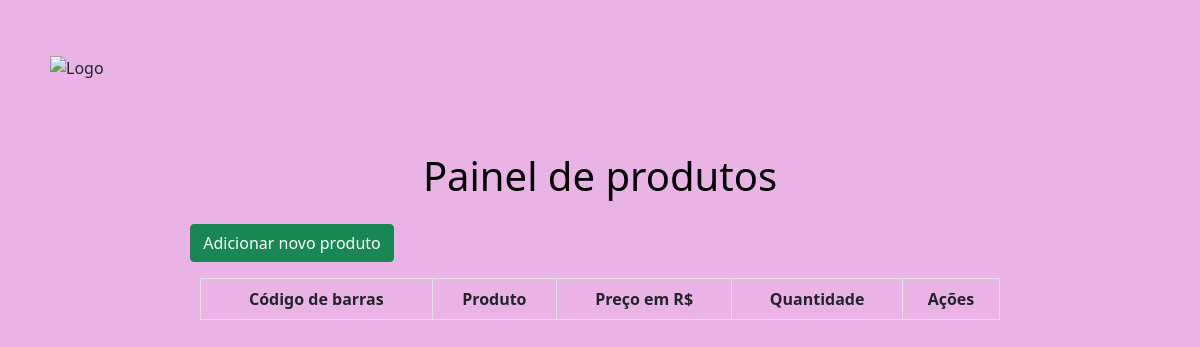
Before: / with the older database file.
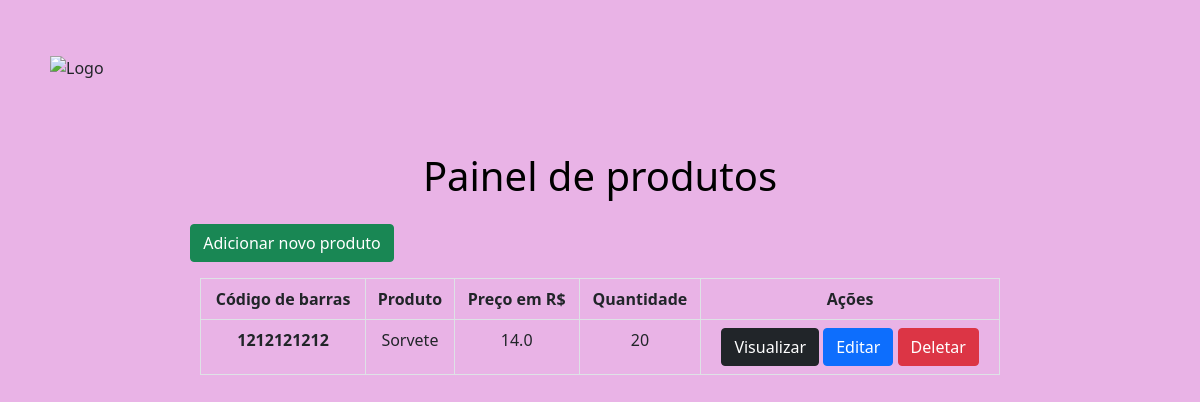
After: the same page with the newer database file.
### app/models.py (models this page shows)
class Produtos(models.Model):
    codigo_barras = models.IntegerField()
    nome_produto = models.CharField(max_length=100)
    preco = models.FloatField()
    quantidade = models.IntegerField()

### app/views.py (the view)
# urls.py: 2. Add a URL to urlpatterns:  path('', views.home, name='home')
def home(request):
    data = {}
    data['db'] = Produtos.objects.all()
    return render(request, 'index.html', data)

### app/templates/index.html (shortened to what this page needs)
<!DOCTYPE html>
<html lang="pt-br">
<head>
    <link href="https://cdn.jsdelivr.net/npm/bootstrap@5.1.0/dist/css/bootstrap.min.css" rel="stylesheet"
>
</head>
<body>
  <div class="caixa1">
    <img src="https://1.bp.blogspot.com/-uX5Z_0WXTOc/YSmTJMaKZZI/AAAAAAAAAC4/X6XeVweoWJY9yoJLfHt6ELmNEXdaOxbegCNcBGAsYHQ/w128-h128-p-k-no-nu/Logo%2Bsem%2Bfundo.png" alt="Logo" class="logo" >
    <div class="col-8 m-auto pt-2  pb-2 text-center">
        <h1 class="titulo">Painel de produtos</h1>
    </div>
    <div class="col-8 m-auto pt-2  pb-2 text-center">
        <a href="/form" class="btn btn-success" id="btn">Adicionar novo produto</a>
    </div>
    <div class="col-8 m-auto pt-2  pb-2 text-center">
        <table class="table thead-dark table-bordered">
            <thead>
              <tr>
                <th scope="col">Código de barras</th>
                <th scope="col">Produto</th>
                <th scope="col">Preço em R$</th>
                <th scope="col">Quantidade</th>
                <th scope="col">Ações</th>
              </tr>
            </thead>
            <tbody>
              {% for dbs in db %}
              <tr>
                <th>{{dbs.codigo_barras}}</th>
                <td>{{dbs.nome_produto}}</td>
                <td>{{dbs.preco}}</td>
                <td>{{dbs.quantidade}}</td>
                <td>
                  <a href="view/{{dbs.id}}" class="btn btn-dark">Visualizar</a>
                  <a href="edit/{{dbs.id}}" class="btn btn-primary">Editar</a>
                  <a href="delete/{{dbs.id}}" class="btn btn-danger btnDel">Deletar</a>
                </td>
              </tr>
              {% endfor %}
        </tbody>
      </table>
    </div>
</body>
</html>

### app/templates/index.html (style rules this page uses)
body { background: rgb(233, 179, 230); }
.caixa1 { margin-top: 10%; }
#btn { margin-left: -77%; }
.logo { margin-top: -11%; margin-left: 50px; }
.titulo { color: rgb(0, 0, 0); }

Changed rows visible on the page:
added Produtos: codigo_barras "1212121212", nome_produto "Sorvete", preco "14.0", quantidade "20"
